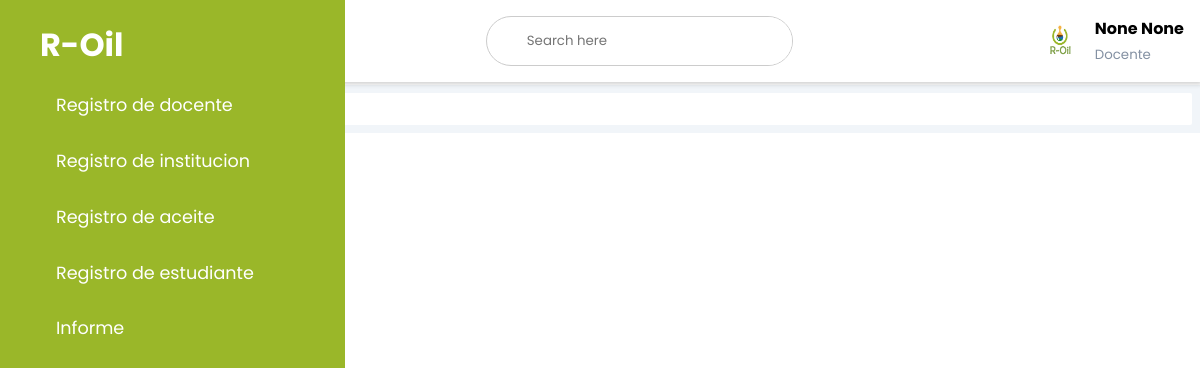
/home/ (signed in), run on an earlier commit of the app's database.
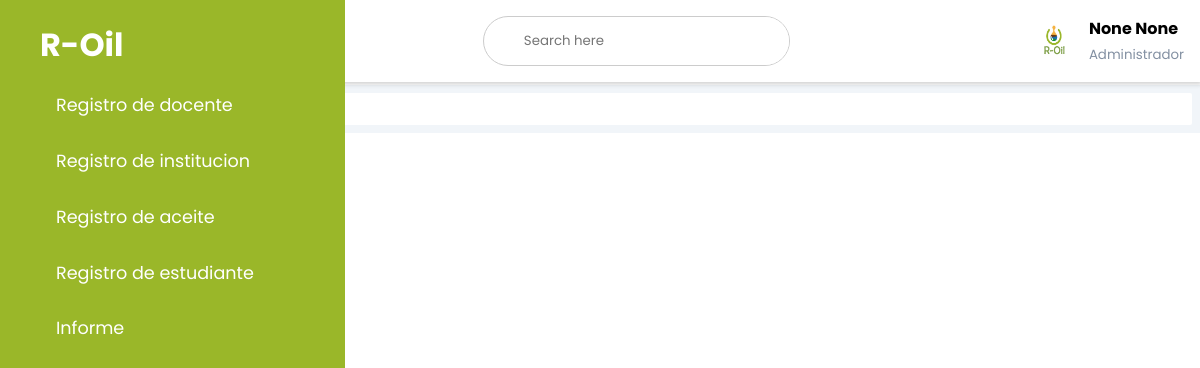
And on a later commit of the database.
### usuario/models.py (models this page shows, shortened)
class User(AbstractUser):
    first_name = models.CharField('first name', max_length=150, blank=True, null=True)
    last_name = models.CharField('last name', max_length=150, blank=True, null=True)
    email = models.EmailField('email address', blank=False, null=False)
    usuario_inst = models.BooleanField(default=False)
    admin_docente = models.BooleanField(default=False)
    admin_proyecto = models.BooleanField(default=False)
    class Meta:
        verbose_name = 'Usuario'
        verbose_name_plural = 'Usuarios'

### usuario/views.py (the view)
# urls.py: 2. Add a URL to urlpatterns:  path('', views.home, name='home')
@login_required
def home(request):
    return render(request,'index1.html')

### Roil/templates/index1.html (shortened to what this page needs)
{% load static %}
<!DOCTYPE html>
<html lang="en">
	<head>
		<link rel="stylesheet" href="https://maxst.icons8.com/vue-static/landings/line-awesome/line-awesome/1.3.0/css/line-awesome.min.css">
		<link rel="stylesheet" href='{%static "css/style.css" %}'>
	</head>
<body>
	<div class="sidebar">
		<div class="sidebar-brand">
			<h1><span>R-Oil</span></h1>
		</div>
		<div class="sidebar-menu">
			<ul>
				<li>
					<a href="{% url 'registro docente' %}" class="{% if request.path == '/docentes/registro/' %}active{% endif %}"><span class="las la-chalkboard-teacher"></span>
					<span>Registro de docente</span></a>
				</li>
				<li>
					<a href="{% url 'registro_institucion' %}" class="{% if request.path == '/institucion/registroinst/' %}active{% endif %}"><span class="las la-school"></span>
					<span>Registro de institucion</span></a>
				</li>
				<li>
					<a href="{% url 'registro de aceite' %}" class="{% if request.path == '/aceite/registro/' %}active{% endif %}"><span class="las la-clipboard-list"></span>
					<span>Registro de aceite</span></a>
				</li>
				<li>
					<a href="{% url 'student_signup' %}" class="{% if request.path == '/estudiantes/' %}active{% endif %}"><span class="las la-user-graduate"></span>
					<span>Registro de estudiante</span></a>
				</li>
				<li>
					<a href=""><span class="las la-money-check"></span>
					<span>Informe</span></a>
				</li>
			</ul>
		</div>
	</div>
	<div class="main-content">
		<header>
			<h2>
				<label for="nav-toggle">
					<span class="las la-bars"></span>
				</label>
			</h2>
			<div class="search-wrapper">
				<input type="search" placeholder="Search here"/>
			</div>
			<div class="user-wrapper">
				<img src='{% static "imagenes/Logo R-Oil (1).jpg" %}' width="40px" height="40px" alt="">
				<div>
					<h4>{{ user.first_name }}&nbsp;{{ user.last_name }}</h4>
					{% if user.admin_proyecto %}
					<small>Administrador</small>
					{% else %}
					<small>Docente</small>
					{% endif %}
				</div>
			</div>
		</header>
		<main>
			<div class="cards">
				<div class="card-single">
				</div>
			</div>
		</main>
	</div>
</body>
</html>

### Roil/static/css/style.css (style rules this page uses)
:root { --main-color: #9ab729; --color-dark: #1D2231; --text-grey: #8390A2; }
* { padding: 0; margin: 0; box-sizing: border-box; list-style-type: none; text-decoration: none; font-family: 'Poppins', sans-serif; }
.sidebar { text-decoration: none; width: 300px; position: fixed; left: 0; top: 0; height: 100%; background: var(--main-color); z-index: 100%; transition: width 300ms; }
.sidebar-brand { height: 82px; padding: 1.3rem 0rem 1rem 4.2rem; color: #fff; }
.sidebar-brand span { display: inline-block; padding-right: 0.5rem; }
.sidebar-menu { margin-top: 0.2rem; }
.sidebar-menu li { width: 100%; margin-bottom: 1.3rem; padding-left: 1rem; }
.sidebar-menu a { padding-left: 1rem; display: block; color: #fff; font-size: 1.1rem; }
.sidebar-menu a span:first-child { font-size: 1.5rem; padding-right: 1rem; }
.main-content { transition: margin-left 300ms; margin-left: 300px; }
header { display: flex; justify-content: space-between; padding: 1rem 1rem; box-shadow: 2px 2px 5px rgba(0, 0, 0, 0.2); position: fixed; left: 300px; width: calc(100% - 300px); top: 0; z-index: 100; background: #fff ; transition: left 300ms; }
header h2 { padding-top: 0.5rem; color: #222; }
header label span { font-size: 1.7rem; padding-right: 1rem; }
.search-wrapper { border: 1px solid #ccc; border-radius: 30px; height: 50px; display: flex; align-items: center; overflow-x: hidden; }
.search-wrapper input { height: 100%; padding: .5rem; border: none; outline: none; }
.user-wrapper { display: flex; align-items: center; }
.user-wrapper img { border-radius: 50%; margin-right: 1rem; }
.user-wrapper small { display: inline-block; color: var(--text-grey); }
main { margin-top: 85px; padding: 0.5rem 0.5rem; background: #f1f5f9; min-height: calc(100% - 90px); }
.cards { display: grid; margin-top: 0; }
.card-single { display:block; background: #fff; padding: 1rem; border-radius: 2px; }
@media only screen and (max-width:1200px) { .sidebar { width: 70px; } }
@media only screen and (max-width:1200px) { .sidebar .sidebar-brand { padding-left: 1.5rem; } }
@media only screen and (max-width:1200px) { .sidebar li a { padding-left: 1rem; } }
@media only screen and (max-width:1200px) { .sidebar-brand h1 span:last-child, .sidebar li a span:last-child { display: none; } }
@media only screen and (max-width:1200px) { .main-content header { width: calc(100% - 70px); left: 70px; } }
@media only screen and (max-width:1200px) { .main-content { margin-left: 70px; } }

### Roil/templates/index1.html (style rules this page uses)
a:link, a:visited, a:active { text-decoration:none; }

What changed in the data, as far as the page shows it:
changed User "None": admin_proyecto False → True (drawn)
Also different on the page:
text no longer shown: "Docente"
text now shown: "Administrador"
